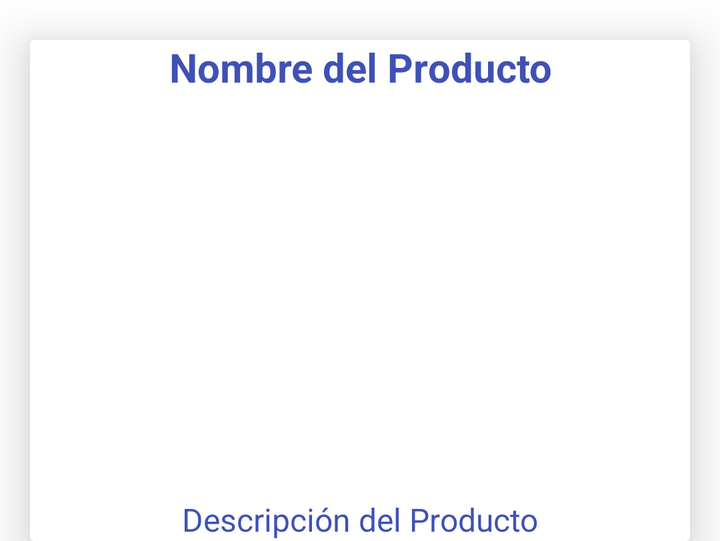
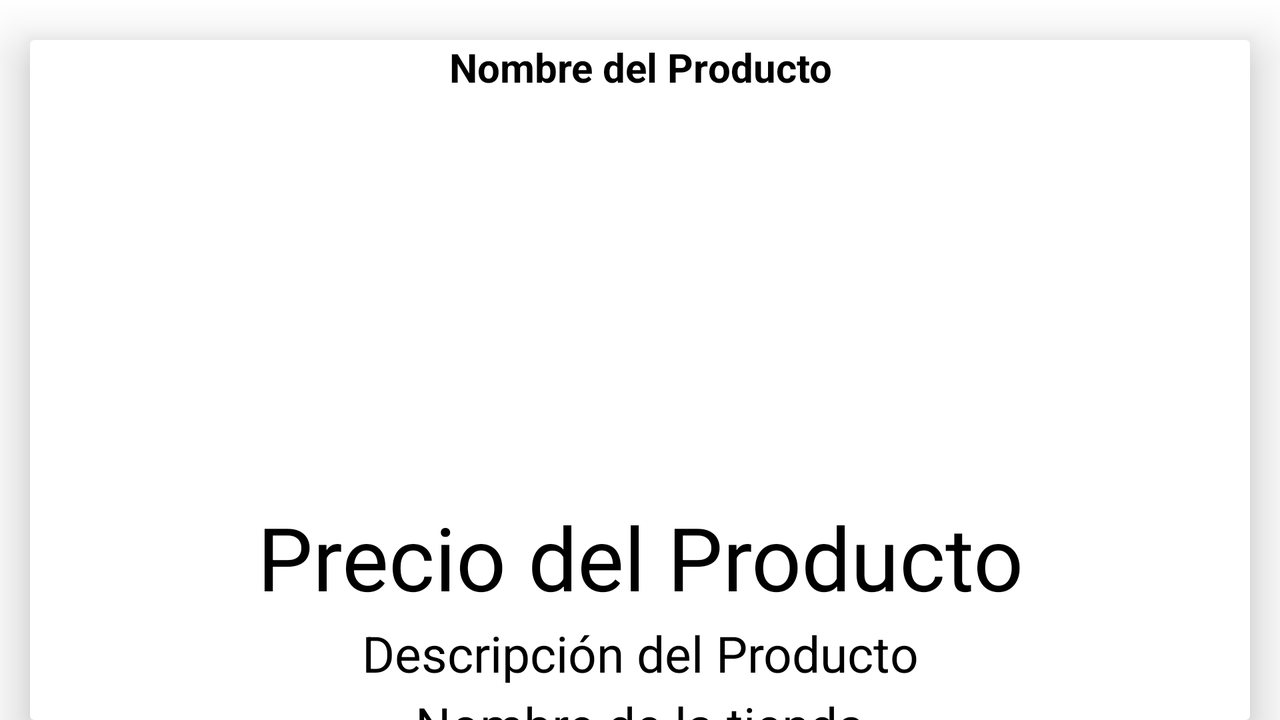

An Android layout and its configuration variant, each rendered on a device that would load it. The default file and the variant file are quoted in full after the pictures.
<!-- AndroidManifest.xml: application theme AppTheme -->
<!-- res/layout/products_items_layout.xml -->
<?xml version="1.0" encoding="utf-8"?>
<androidx.cardview.widget.CardView xmlns:android="http://schemas.android.com/apk/res/android"
    android:layout_width="match_parent"
    android:layout_height="wrap_content"
    xmlns:app="http://schemas.android.com/apk/res-auto"
    android:layout_marginTop="20dp"
    android:layout_marginStart="15dp"
    android:layout_marginEnd="15dp"
    app:cardElevation="15dp">

    <RelativeLayout
        android:layout_width="match_parent"
        android:layout_height="match_parent">

        <TextView
            android:id="@+id/product_name"
            android:layout_width="match_parent"
            android:layout_height="wrap_content"
            android:text="Nombre del Producto"
            android:textAlignment="center"
            android:textSize="20dp"
            android:textStyle="bold"
            android:textColor="@color/purple_200"/>

        <ImageView
            android:id="@+id/product_image"
            android:layout_width="match_parent"
            android:layout_height="200dp"
            android:layout_below="@+id/product_name"
            android:scaleType="centerCrop"
            android:layout_marginTop="2dp"/>

        <TextView
            android:id="@+id/product_description"
            android:layout_width="match_parent"
            android:layout_height="wrap_content"
            android:layout_below="@id/product_image"
            android:text="Descripción del Producto"
            android:textAlignment="center"
            android:textSize="16dp"
            android:textColor="@color/purple_200"/>

    </RelativeLayout>

</androidx.cardview.widget.CardView>
<!-- resources referenced by this layout -->
<resources>
  <color name="purple_200">#3F51B5</color>
</resources>
<!-- res/layout-w600dp/products_items_layout.xml (the repository's variant of the layout above) -->
<!-- drawn on the phone turned sideways -->
<?xml version="1.0" encoding="utf-8"?>
<androidx.cardview.widget.CardView
    xmlns:android="http://schemas.android.com/apk/res/android"
    android:layout_width="match_parent"
    android:layout_height="wrap_content"
    xmlns:app="http://schemas.android.com/apk/res-auto"
    android:layout_marginTop="20dp"
    android:layout_marginStart="15dp"
    android:layout_marginEnd="15dp"
    app:cardElevation="15dp">

    <RelativeLayout
        android:layout_width="match_parent"
        android:layout_height="match_parent">

        <TextView
            android:id="@+id/producto_nombre"
            android:layout_width="match_parent"
            android:layout_height="wrap_content"
            android:text="Nombre del Producto"
            android:textAlignment="center"
            android:textSize="20dp"
            android:textStyle="bold"
            android:textColor="@color/black"/>

        <ImageView
            android:id="@+id/producto_imagen"
            android:layout_width="match_parent"
            android:layout_height="200dp"            android:layout_below="@+id/producto_nombre"
            android:layout_marginTop="2dp"
            android:scaleType="centerInside" />

        <TextView
            android:id="@+id/producto_precio"
            android:layout_width="match_parent"
            android:layout_height="wrap_content"
            android:layout_below="@id/producto_imagen"
            android:text="Precio del Producto"
            android:textAlignment="center"
            android:textSize="@dimen/tittle"
            android:textColor="@color/black"/>

        <TextView
            android:id="@+id/producto_descripcion"
            android:layout_width="match_parent"
            android:layout_height="wrap_content"
            android:layout_below="@id/producto_precio"
            android:text="Descripción del Producto"
            android:layout_marginTop="2dp"
            android:textAlignment="center"
            android:textSize="@dimen/description"
            android:textColor="@color/black"/>

        <TextView
            android:id="@+id/tienda_nombre"
            android:layout_width="match_parent"
            android:layout_height="wrap_content"
            android:layout_below="@id/producto_descripcion"
            android:text="Nombre de la tienda"
            android:layout_marginTop="2dp"
            android:textAlignment="center"
            android:textSize="@dimen/description"
            android:textColor="@color/black"/>

    </RelativeLayout>

</androidx.cardview.widget.CardView>
<!-- resources referenced by the variant -->
<!-- as the phone turned sideways resolves them -->
<resources>
  <color name="black">#FF000000</color>
  <dimen name="description">25sp</dimen>
  <dimen name="tittle">44sp</dimen>
</resources>
